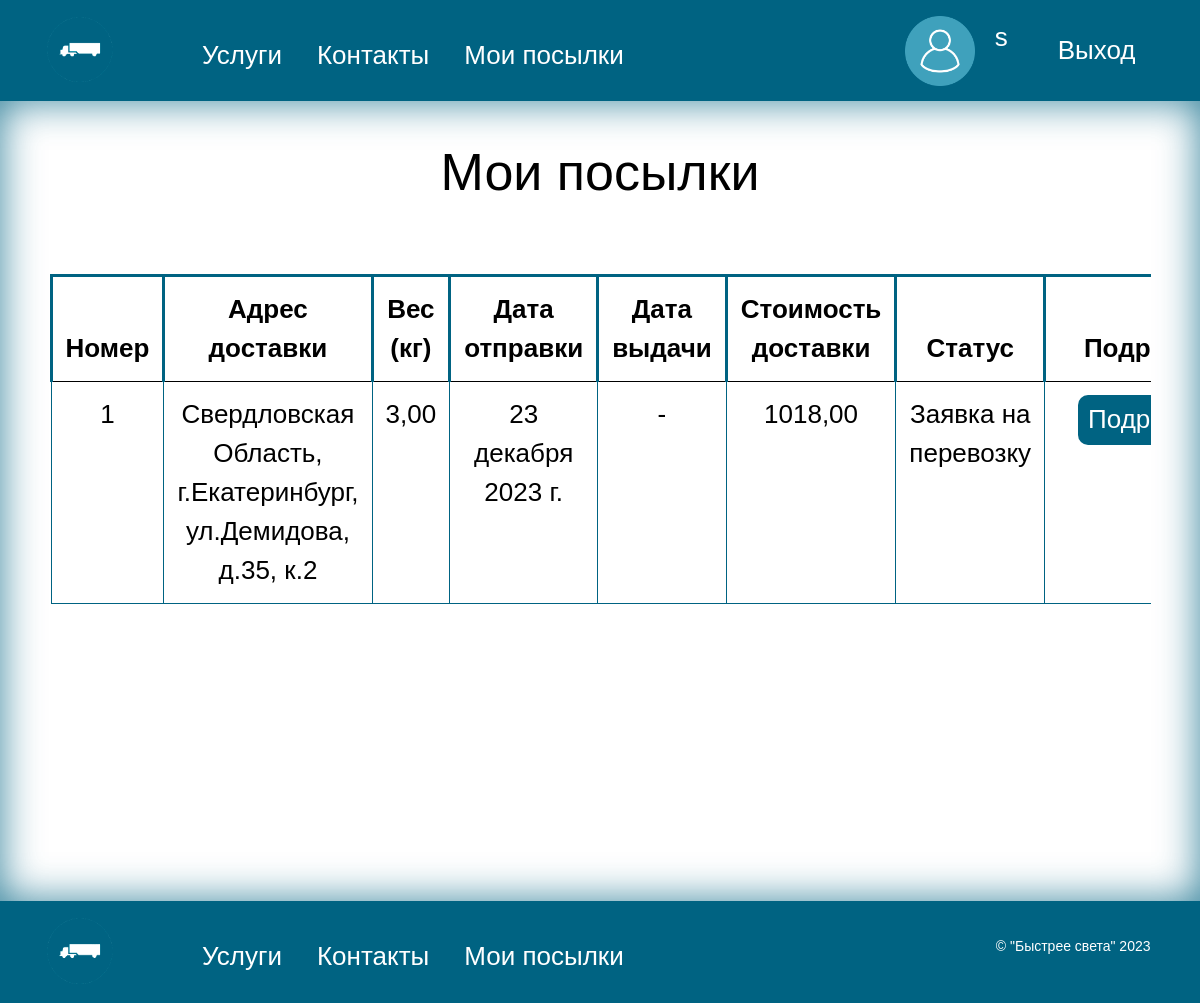
The page /mypakeges/ (signed in) on the database as committed earlier.
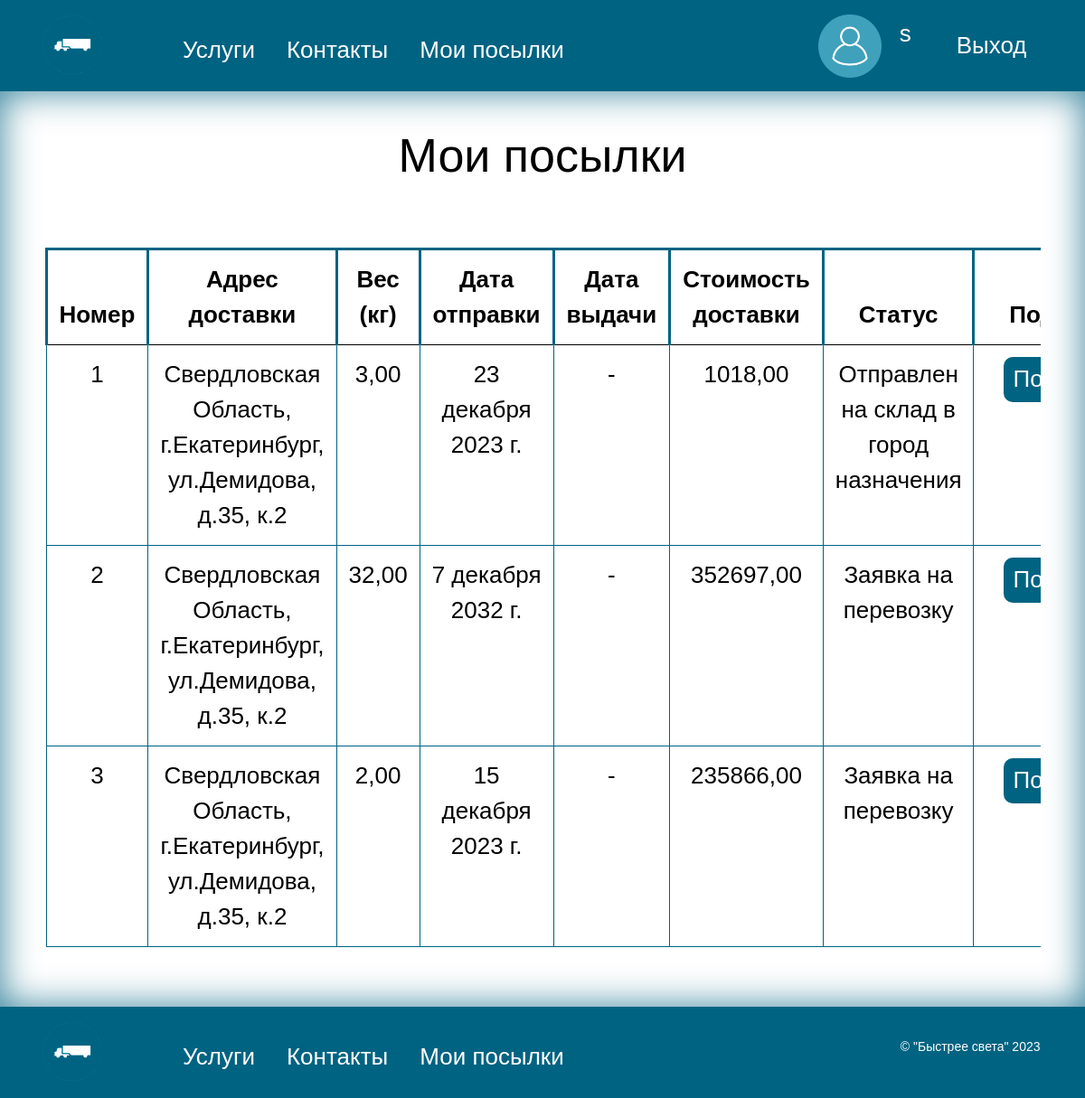
The same page on the database as committed later.
### navigate/models.py (models this page shows, shortened)
class Package(models.Model):
    STATUS_CHOICES = [
        ('Принят от клиента', 'Принят от клиента'),
        ('Отправлен на склад', 'Отправлен на склад'),
        ('Отправлен на склад в город назначения', 'Отправлен на склад в город назначения'),
        ('Принят на складе в городе назначения', 'Принят на складе в городе назначения'),
        ('Отправлен в пункт выдачи', 'Отправлен в пункт выдачи'),
        ('Принят в пункте выдачи', 'Принят в пункте выдачи'),
        ('Утерян', 'Утерян'),
        ('Заявка на перевозку', 'Заявка на перевозку'),
        ('Утилизирован', 'Утилизирован'),
        ('Выдан', 'Выдан'),
    ]
    client_id = models.ForeignKey(
        settings.AUTH_USER_MODEL,
        on_delete=models.SET_NULL,
        related_name='Packages_as_client',
        verbose_name='Клиент',
        limit_choices_to={'role': "Клиент"},
        null=True,
    )
    comments = models.CharField(max_length=500, verbose_name='Комментарии', null=True, blank=True)
    sending_address = models.ForeignKey(
        'PointIssue',
        on_delete=models.SET_NULL,
        related_name='Packages_as_sending_address',
        verbose_name='Адрес отправки',
        null=True,
    )
    delivery_address =models.ForeignKey(
        'PointIssue',
        on_delete=models.SET_NULL,
        related_name='Packages_as_delivery_address',null=True,
        verbose_name='Адрес доставки',
    )
    weight = models.DecimalField(max_digits=10, decimal_places=2, verbose_name='Вес(кг)')
    date_of_receipt = models.DateField(verbose_name='Дата отправки')
    delivery_date = models.DateField(verbose_name='Дата доставки в пункт выдачи', null=True, blank=True,)
    date_of_issue = models.DateField(verbose_name='Дата выдачи', null=True, blank=True,)
    length = models.DecimalField(max_digits=10, decimal_places=2, verbose_name='Длина(м)')
    height = models.DecimalField(max_digits=10, decimal_places=2, verbose_name='Высота(м)')
    width = models.DecimalField(max_digits=10, decimal_places=2, verbose_name='Ширина(м)')
    cost = models.DecimalField(max_digits=10, decimal_places=2, verbose_name='Стоимость доставки')
    cargo_category = models.ForeignKey('CargoCategory', on_delete=models.SET_NULL, null=True,
                                         verbose_name='Категория груза')
    status = models.CharField(max_length=200,
                              choices=STATUS_CHOICES,
                              default='Заявка на перевозку',
                              verbose_name='Статус')
    car_id = models.ForeignKey('Car', on_delete=models.SET_NULL, null=True, blank=True,
                                       verbose_name='Номер Машины')
    class Meta:
        verbose_name = "Посылку"
        verbose_name_plural = "Посылки"

class PointIssue(models.Model):
    region = models.CharField(max_length=200, verbose_name='Регион')
    city = models.CharField(max_length=200, verbose_name='Город')
    street = models.CharField(max_length=200, verbose_name='Улица')
    home = models.CharField(max_length=10, verbose_name='Дом')
    corpus = models.CharField(max_length=10, verbose_name='Корпус', null=True, blank=True)
    warehouse_id = models.ForeignKey('Warehouse', on_delete=models.SET_NULL,null=True, verbose_name='Cклад')
    class Meta:
        verbose_name = "Пункт выдачи"
        verbose_name_plural = "Пункты выдачи"
    def __str__(self):
        if (str(self.corpus) == "None"):
            return str(self.region) + ", г." + str(self.city) + ", ул." + str(self.street) + ", д." + str(self.home)
        else:
            return str(self.region) + ", г." + str(self.city) + ", ул." + str(self.street) + ", д." + str(
                self.home) + ", к." + str(self.corpus)

### navigate/views.py (the view)
# urls.py: path('mypakeges/', views.personalPackages, name='mypakeges'),
@login_required
def personalPackages(request):
    user = request.user
    if user.is_authenticated and not user.is_anonymous:
        packages = Package.objects.filter(client_id = user)
        return render(request, 'mypakeges.html', {'user': user, 'packages': packages})
    else:
        return redirect('login')

### templates/mypakeges.html (shortened to what this page needs)
{% extends 'base.html' %}
{%load static %}
{% block content %}
<main>
    <div class="container">
    <h2 style="text-align: center; margin-bottom: 20px;">Мои посылки</h2>
        <div class="scroll-1">
     <table class="table">
        <thead >
        <tr class="tr-1">
            <th>Номер</th>
            <th>Адрес доставки</th>
            <th>Вес (кг)</th>
            <th>Дата отправки</th>
            <th>Дата выдачи</th>
            <th>Стоимость доставки</th>
            <th>Статус</th>
            <th>Подробнее</th>
        </tr>
    </thead>
    <tbody>
        {% for p in packages %}
        <tr class="tr-1">
            <td>{{ p.id }}</td>
            <td>{{ p.delivery_address }}</td>
            <td>{{ p.weight }}</td>
            <td>{{ p.date_of_receipt }}</td>
            {% if not p.date_of_issue %}
            <td>-</td>
            {% else %}
            <td>{{ p.date_of_issue }}</td>
               {% endif %}
            <td>{{ p.cost }}</td>
            <td>{{ p.status }}</td>
            <td> <a href="{% url 'package_detail' id=p.id %}" class="edit-link">Подробнее</a></td>
        </tr>
        {% endfor %}
        </tbody>
    </table>
        </div>
    </div>
</main>
{% endblock %}

Rows that differ between the two databases and show on the page:
changed Package id 1: status "Заявка на перевозку" → "Отправлен на склад в город назначения"
added Package: id "2", delivery_address "Свердловская Область, г.Екатеринбург, ул.Демидова, д.35, к.2", weight "32,00", date_of_receipt "7 декабря 2032 г.", cost "352697,00", status "Заявка на перевозку"
added Package: id "3", delivery_address "Свердловская Область, г.Екатеринбург, ул.Демидова, д.35, к.2", weight "2,00", date_of_receipt "15 декабря 2023 г.", cost "235866,00", status "Заявка на перевозку"
